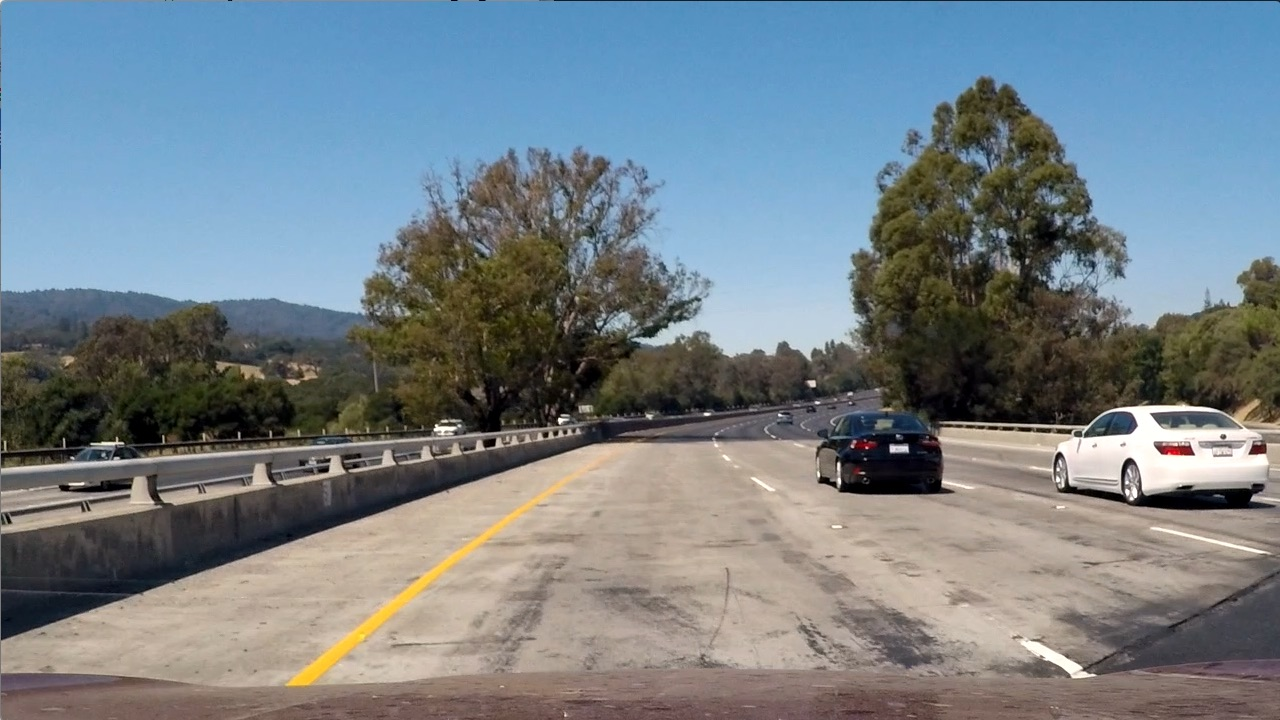
#> input picture sdcnd/CarND-Advanced-Lane-Lines/test_images/test1.jpg, 1280 x 720 px
$ python detect_lane.py   (older library calls are emulated)
#> lines starting #> are read from the running program, lines starting #| are printed output that depends on the picture
#> further down, image is the input picture: shape (720, 1280, 3); mean R, G, B 117.5, 128.7, 135.5
### sdcnd/CarND-Advanced-Lane-Lines/pipeline.py
"""
Color and gradient pipeline for lane detection
"""
import os
import pickle
import numpy as np
import cv2
import matplotlib.pyplot as plt
import matplotlib.image as mpimg
from sobel import gray_rgb, absolute_threshold, magnitude_threshold, direction_threshold

hard_test_images = ['test1.jpg', 'test4.jpg', 'test5.jpg', 'test6.jpg']

calibration_matrix = None
distortion_params = None

# [8 lines left out: function load_camera_calibration, not called in this run]

def threshold_string(threshold):
    """
    Build a string from the threshold values
    """
    size = len(threshold)
    if size == 2:
        return "{}_{}".format(threshold[0], threshold[1])
    if size == 3:
        return "{}_{}_{}".format(threshold[0], threshold[1], threshold[2])
    raise ValueError("Unexpected threshold list size {}".format(size))

def output_file_name(name, param_key, threshold, image_file_name):
    """
    Builds a new file name from the parameter key, the threshold values, and the
    image file name.
    """
    return 'output_images/' + name + '/' + param_key + '_' + threshold_string(threshold) + \
        '_' + image_file_name

# Edit this function to create your own pipeline.
def pipeline(img, name, test_params, img_file_name=None):
    """
    An image processing pipeline that acts on a dictionary of test parameters,
    saving an output image for each processing step in the pipeline to a file
    named after the parameters that was applied to the input image.
    """
#> called with name = 'param13', img_file_name = 'test1.jpg'
    output_dir = 'output_images/' + name
    if not os.path.isdir(output_dir):
        os.mkdir(output_dir)

    parameters = test_params.items()
    img_layers = dict()

    # Convert to HLS color space and separate the L and S channels
    hls = cv2.cvtColor(img, cv2.COLOR_RGB2HLS).astype(np.float)
    h_channel = hls[:, :, 0]
    l_channel = hls[:, :, 1]
    s_channel = hls[:, :, 2]

    hsv = cv2.cvtColor(img, cv2.COLOR_RGB2HSV).astype(np.float)
    h1_channel = hsv[:, :, 0]
    s1_channel = hsv[:, :, 1]
    v1_channel = hsv[:, :, 2]
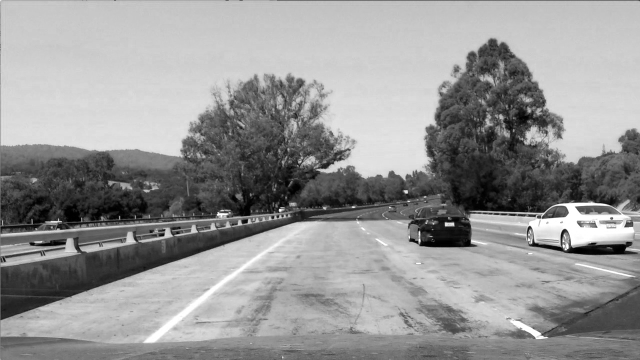
#> v1_channel: shape (720, 1280) float64 (shown at 1/2 size); min 0, max 255, mean 149.5

    binary = None
    single = None
    stack = None
    combine = None

    for key, value in parameters:
        layer = None
        if key == 'sobel_abs_x_l':
            layer = absolute_threshold(l_channel, orient='x', kernel=value[2], thresh=value)

        if key == 'sobel_abs_y_l':
            layer = absolute_threshold(l_channel, orient='y', kernel=value[2], thresh=value)

        if key == 'sobel_mag_b_l':
            layer = magnitude_threshold(l_channel, orient='b', kernel=value[2], thresh=value)

        if key == 'sobel_mag_x_l':
            layer = magnitude_threshold(l_channel, orient='x', kernel=value[2], thresh=value)

        if key == 'sobel_mag_y_l':
            layer = magnitude_threshold(l_channel, orient='y', kernel=value[2], thresh=value)

        if key == 'sobel_dir_l':
            layer = direction_threshold(l_channel, kernel=value[2], thresh=value)

        if key == 'color_s':
            layer = np.zeros_like(s_channel)
            layer[(s_channel >= value[0]) & (s_channel <= value[1])] = 1

        if key == 'color_l':
            layer = np.zeros_like(l_channel)
            layer[(l_channel >= value[0]) & (l_channel <= value[1])] = 1

        if key == 'color_h':
            layer = np.zeros_like(h_channel)
            layer[(h_channel >= value[0]) & (h_channel <= value[1])] = 1

        if key == 'color_h1':
            layer = np.zeros_like(h1_channel)
            layer[(h1_channel >= value[0]) & (h1_channel <= value[1])] = 1

        if key == 'color_s1':
            layer = np.zeros_like(s1_channel)
            layer[(s1_channel >= value[0]) & (s1_channel <= value[1])] = 1

        if key == 'color_v1':
            layer = np.zeros_like(v1_channel)
            layer[(v1_channel >= value[0]) & (v1_channel <= value[1])] = 1

        if layer is not None:
            img_layers[key] = layer

        if key == 'single' and len(value) > 0:
            single = value

        if key == 'stack' and len(value) > 0:
            stack = value

        if key == 'combine' and len(value) > 0:
            combine = value

        # Save the file
        if img_file_name is not None and layer is not None:
            output_name = output_file_name(name, key, value, img_file_name)
            mpimg.imsave(output_name, layer, cmap="gray")
#> this loop made 2 passes
#> (key, value, single) on pass 2: ('single', 'sobel_mag_b_l', 'sobel_mag_b_l')
#> pass 1, in magnitude_threshold, `sobel_y = cv2.Sobel(img, cv2.CV_64F, 0, 1, ksize=kernel)`:
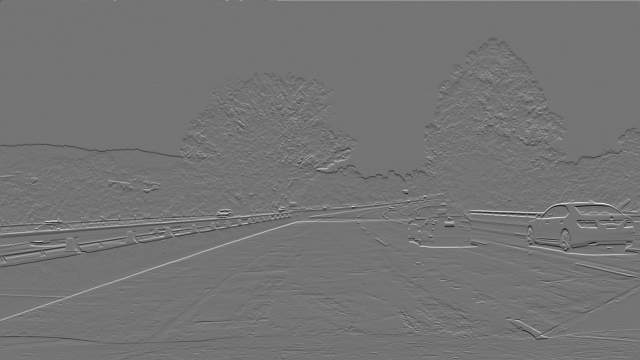
#> sobel_y: shape (720, 1280) float64 (shown at 1/2 size); min -795, max 943, mean -0.1; drawn with min black and max white
#> pass 1, in magnitude_threshold, `magnitude = np.sqrt(sobel_x**2 + sobel_y**2)`:
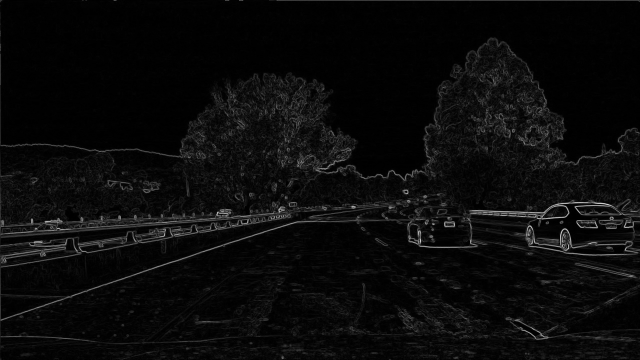
#> magnitude: shape (720, 1280) float64 (shown at 1/2 size); min 0, max 943, mean 41.2; drawn with min black and max white
#> after the loop, img_layers = 1 item

    if single is not None:
        binary = img_layers[single]
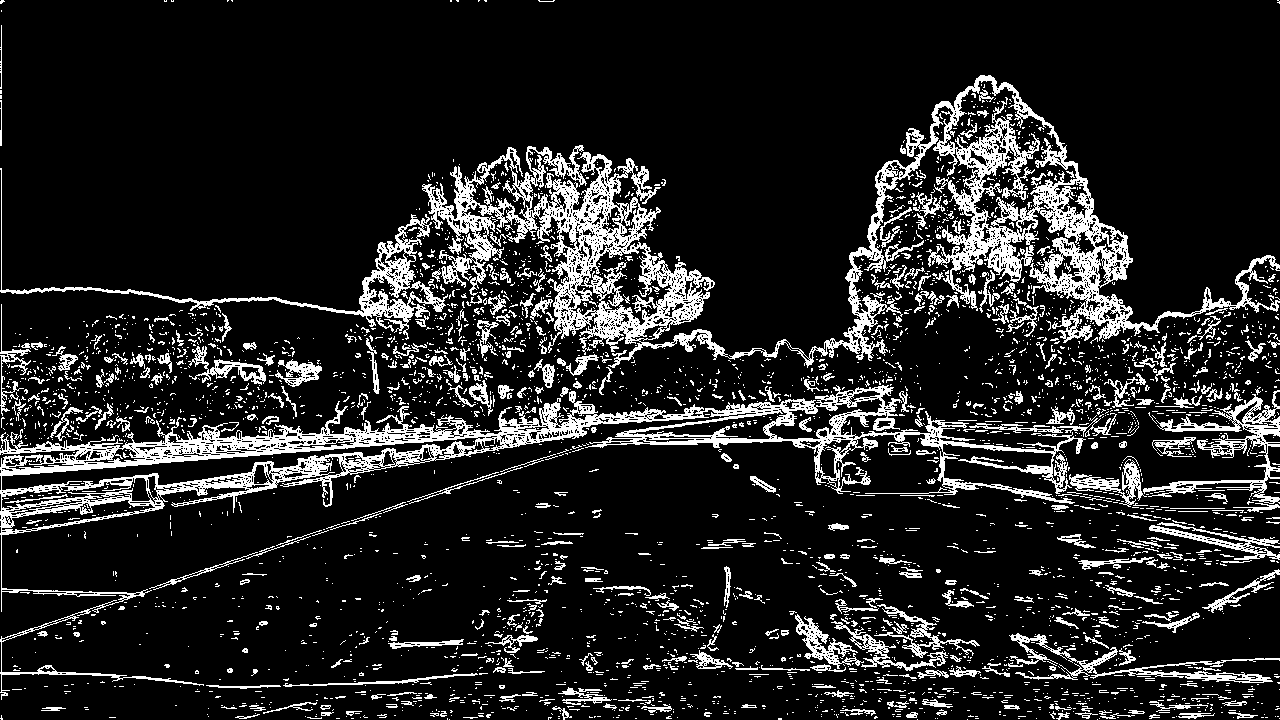
#> binary: shape (720, 1280); values 0 (black) and 1 (white), 14.1% white in thin lines or dots
        prefix = 'single'
        thresh_output = (0, 0)

    # Stack the layers specified
    if stack is not None:
        binary = np.dstack((np.zeros_like(img_layers[stack[0]]), img_layers[stack[0]], \
            img_layers[stack[1]]))
        prefix = 'stack'
        thresh_output = stack

    if combine is not None:
        binary = np.zeros_like(img_layers[combine[0][0]])
        binary[((img_layers[combine[0][0]] == 1) & (img_layers[combine[0][1]] == 1)) |\
            ((img_layers[combine[1][0]] == 1) & (img_layers[combine[1][1]] == 1))] = 1
        prefix = 'combine'
        thresh_output = (0, 0)

    if img_file_name is not None:
        output_name = output_file_name(name, prefix, thresh_output, img_file_name)
        mpimg.imsave(output_name, binary, cmap="gray")
    return binary
"""
for i, param in enumerate(test_parameters):
    for file_name in hard_test_images:
        image = mpimg.imread('test_images/' + file_name)
        result = pipeline(image, 'param{}'.format(i), param, file_name)
"""

test_parameters = [\
    {'color_s': (180, 255), 'sobel_abs_x_l': (50, 150, 5), 'stack': ['color_s', 'sobel_abs_x_l']},\
    {'color_s': (180, 255), 'sobel_mag_b_l': (40, 100, 9), 'stack': ['color_s', 'sobel_mag_b_l']},\
    {'color_s': (180, 255), 'sobel_mag_x_l': (40, 100, 9), 'stack': ['color_s', 'sobel_mag_x_l']},\
    {'color_s': (180, 255), 'sobel_dir_l': (0.7, 1.2, 15), 'stack': ['color_s', 'sobel_dir_l']},\
    {'sobel_abs_x_l': (20, 100, 3), 'sobel_abs_y_l': (20, 100, 3), 'sobel_mag_x_l': (40, 100, 9),\
        'sobel_dir_l': (0.7, 1.2, 15), 'combine': [['sobel_abs_x_l', 'sobel_abs_y_l'],\
        ['sobel_mag_x_l', 'sobel_dir_l']]},
    {'sobel_abs_x_l': (20, 100, 3), 'sobel_abs_y_l': (20, 100, 3), 'sobel_mag_x_l': (40, 100, 9),\
        'color_s': (170, 255), 'combine': [['sobel_abs_x_l', 'sobel_abs_y_l'],\
        ['color_s', 'color_s']]},
    {'color_s': (140,255), 'single': 'color_s'},
    {'color_l': (140,255), 'single': 'color_l'},
    {'color_h': (140,255), 'single': 'color_h'},
    {'sobel_mag_x_l': (20,100, 5), 'single': 'sobel_mag_x_l'},
    {'sobel_abs_x_l': (20,100, 9), 'single': 'sobel_abs_x_l'},
    {'sobel_mag_y_l': (30,100, 3), 'single': 'sobel_mag_y_l'},
    {'sobel_abs_y_l': (20,100, 3), 'single': 'sobel_abs_y_l'},
    {'sobel_mag_b_l': (20,100, 3), 'single': 'sobel_mag_b_l'},
    {'sobel_dir_l': (0.7, 1.2, 15), 'single': 'sobel_dir_l'},
    {'color_s': (180, 255), 'sobel_dir_l': (0.7, 1.2, 15), 'sobel_mag_x_l': (50, 150, 5),\
        'combine': [['color_s', 'sobel_dir_l'],['sobel_mag_x_l', 'sobel_mag_x_l']]}
    ]

i = 13
for file_name in hard_test_images:
    image = mpimg.imread('test_images/' + file_name)
    result = pipeline(image, 'param{}'.format(i), test_parameters[i], file_name)
#> pass 2 of the loop `for file_name in hard_test_images:`:
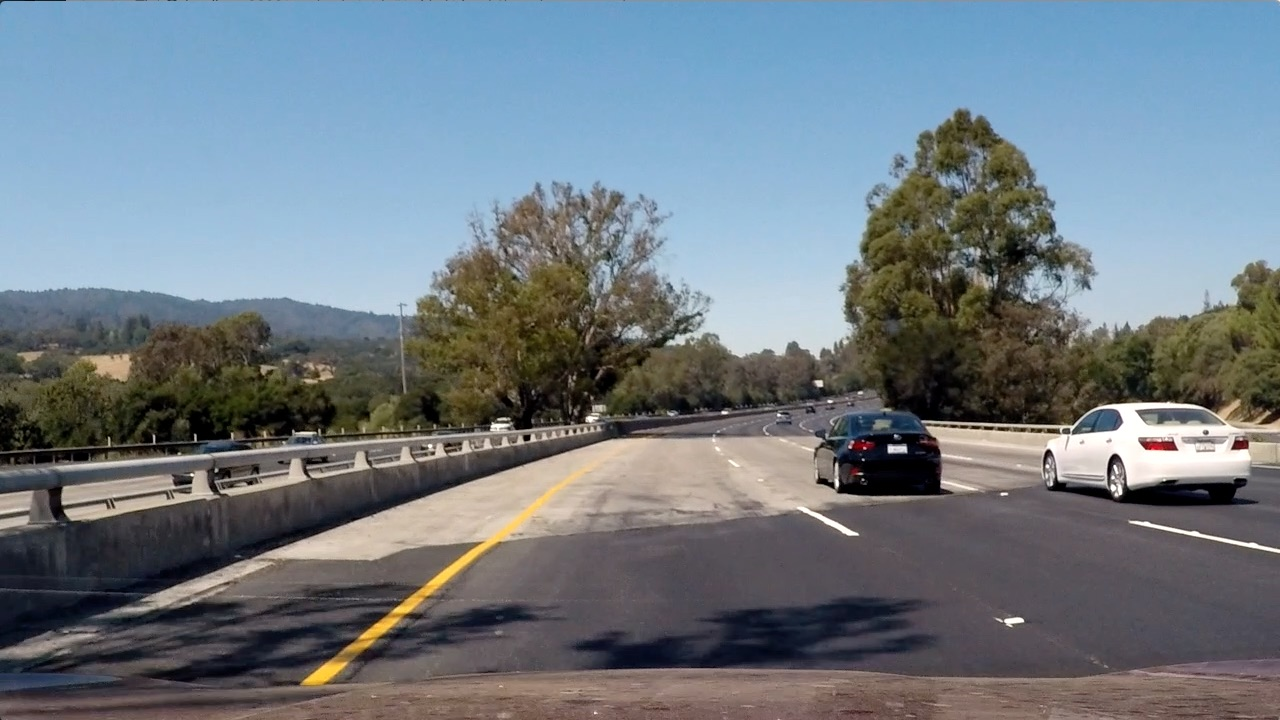
#> input picture sdcnd/CarND-Advanced-Lane-Lines/test_images/test4.jpg, 1280 x 720 px
#> image is the input picture: shape (720, 1280, 3); mean R, G, B 112.2, 122.7, 130.9
#> in pipeline (call 2), `v1_channel = hsv[:, :, 2]`:
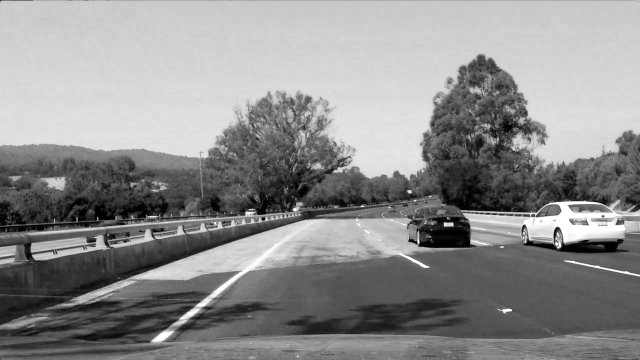
#> v1_channel: shape (720, 1280) float64 (shown at 1/2 size); min 0, max 255, mean 140.7
#> the loop in pipeline (call 2), `for key, value in parameters:` made 2 passes
#> in pipeline (call 2), `binary = img_layers[single]`:
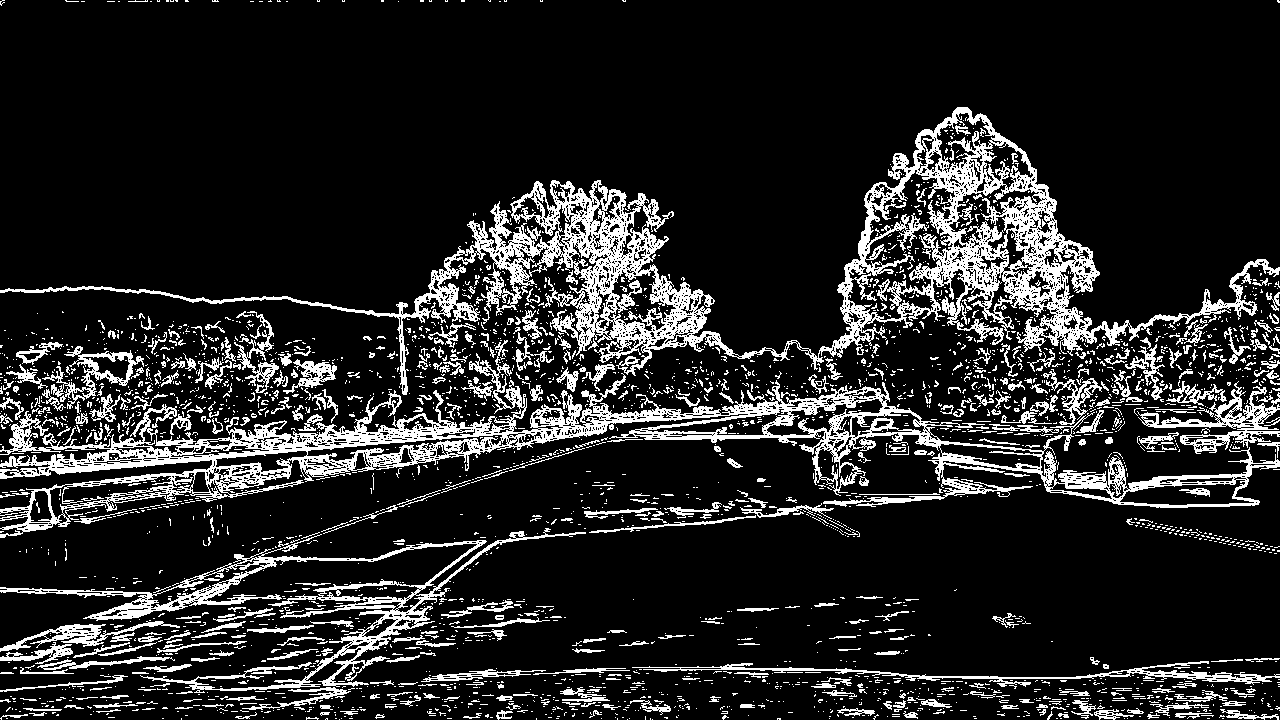
#> binary: shape (720, 1280); values 0 (black) and 1 (white), 15% white in thin lines or dots

# Plot the result
"""
f, (ax1, ax2) = plt.subplots(1, 2, figsize=(24, 9))
f.tight_layout()

ax1.imshow(image)
ax1.set_title('Original Image', fontsize=40)

ax2.imshow(result)
ax2.set_title('Pipeline Result', fontsize=40)
plt.subplots_adjust(left=0., right=1, top=0.9, bottom=0.)
"""
# mpimg.imsave("result.png", result)

# def filter_combine()

### sdcnd/CarND-Advanced-Lane-Lines/sobel.py
"""
Various uses of the Sobel operator for edge gradient thresholding.
"""
import numpy as np
import cv2

# [31 lines left out: functions gray_rgb, absolute_threshold, not called in this run]

def magnitude_threshold(img, orient='x', kernel=3, thresh=(0, 255)):
    """
    Define a function that applies Sobel x and y, then computes the magnitude of the gradient
    and applies a threshold
    """
    # Apply the following steps to img
    # 2) Take the derivative in x or y given orient = 'x' or 'y'
    sobel_x = cv2.Sobel(img, cv2.CV_64F, 1, 0, ksize=kernel)
    sobel_y = cv2.Sobel(img, cv2.CV_64F, 0, 1, ksize=kernel)
    # 3) Calculate the magnitude
    if orient == 'x':
        magnitude = np.sqrt(sobel_x**2)
    elif orient == 'y':
        magnitude = np.sqrt(sobel_y**2)
    elif orient == 'b':
        magnitude = np.sqrt(sobel_x**2 + sobel_y**2)
    else:
        raise ValueError("orient must be in ['x', 'y', 'b']")

    # 4) Scale to 8-bit (0 - 255) and convert to type = np.uint8
    scale_factor = np.max(magnitude) / 255
    magnitude = (magnitude/scale_factor).astype(np.uint8)
    # 5) Create a binary mask where mag thresholds are met, zeros otherwise
    binary_output = np.zeros_like(magnitude)
    binary_output[(magnitude >= thresh[0]) & (magnitude <= thresh[1])] = 1
    # 6) Return this mask as your binary_output image
    return binary_output

# [20 lines left out: function direction_threshold, not called in this run]

### sdcnd/CarND-Advanced-Lane-Lines/detect_lane.py
"""
Contains code to detect lane lines.
"""

import pickle
from math import ceil, floor
import numpy as np
import cv2
import glob
import matplotlib.image as mpimg
from pipeline import pipeline

CAMERA_CALIBRATION_PICKLE = pickle.load(open("camera_cal_pickle.p", "rb"))
#> (reads sdcnd/CarND-Advanced-Lane-Lines/camera_cal_pickle.p from the repository)
#> CAMERA_CALIBRATION_PICKLE = {'mtx': [[1154, 0, 669.7], [0, 1148, 385.7], [0, 0, 1]], 'dist': [[-0.241, -0.0531, -0.00116, -0.000128, 0.0267]]}
CALIBRATION_MATRIX = CAMERA_CALIBRATION_PICKLE["mtx"]
#> CALIBRATION_MATRIX = [[1154, 0, 669.7], [0, 1148, 385.7], [0, 0, 1]]
DISTORTION_PARAMS = CAMERA_CALIBRATION_PICKLE["dist"]
#> DISTORTION_PARAMS = [[-0.241, -0.0531, -0.00116, -0.000128, 0.0267]]

# [5 lines left out: function undistort, not called in this run]

LANE_PARAMETERS = [ \
    {'color_s': (180, 255), 'sobel_abs_x_l': (25, 100, 9), 'sobel_abs_y_l': (25, 100, 5), \
       'combine': [['color_s', 'color_s'], ['sobel_abs_x_l', 'sobel_abs_x_l']]},
    {'color_s': (180, 255), 'single': 'color_s'}, \
    {'color_h': (0, 100), 'single': 'color_h'}, \
    {'color_l': (50, 150), 'single': 'color_l'}, \
    {'sobel_abs_x_l': (25, 100, 9), 'single': 'sobel_abs_x_l'}, \
    {'sobel_abs_y_l': (25, 100, 9), 'single': 'sobel_abs_y_l'}, \
    {'sobel_mag_b_l': (50, 100, 9), 'single': 'sobel_mag_b_l'}, \
    {'sobel_dir_l': (0.7, 1.2, 15), 'single': 'sobel_dir_l'}, \
    {'color_s': (180, 255), 'sobel_abs_x_l': (25, 100, 9), 'sobel_dir_l': (0.8, 1.2, 15), \
       'combine': [['color_s', 'color_s'], ['sobel_abs_x_l', 'sobel_dir_l']]}]

# Coordinates from forward view and topdown view for making perspective transform
FORWARD_COORDS = np.float32([[590, 450], [700, 450], [1206, 670], [278, 670]])
TOPDOWN_COORDS = np.float32([[200, 0], [1080, 0], [1080, 670], [200, 670]])

# Get perspective tranform
M = cv2.getPerspectiveTransform(FORWARD_COORDS, TOPDOWN_COORDS)
M_INV = cv2.getPerspectiveTransform(TOPDOWN_COORDS, FORWARD_COORDS)

# [104 lines left out: functions make_topdown_binary, create_lane_histogram_data, get_lane_pixels, not called in this run]


# Convert to real world coordinates
YM_PER_PIX = 30/720 # meters per pixel in y dimension
XM_PER_PIX = 3.7/700 # meteres per pixel in x dimension

# [104 lines left out: functions convert_pixel_to_world, fit_lane_line, curve_radius, draw_lane_line, clean_lane_points, draw_lane_polygon and 2 more, not called in this run]

def draw_center_distance_text(image, distance, text_color):
    distance_text = "Distance From Center:   {:.2f} m".format(distance)
    draw_text(image, distance_text, (700, 130), text_color)

# [14 lines left out: function distance_from_center, not called in this run]

# Draw parameters
TEXT_COLOR = (255, 255, 128)
LANE_COLOR = (0, 255, 0)
LINE_COLOR = (255, 0, 0)
BOX_COLOR = (255, 128, 255)
THICKNESS = 50

# [85 lines left out: functions find_and_draw_lanes, draw_lane_boxes, draw_lane_stats, draw_lane_image, not called in this run]

# The index into the LANE_PARAMETERS of the thresholding method to use.
PIPELINE_INDEX = 0

# Hack here to disregard noise from other cars at edge of the image at cost of reduced FOV.
SIDE_MARGIN = 100

# Will call our sliding window 'box' for short in variable names.
BOX_HALF_WIDTH = 50
BOX_HEIGHT = 60

if False:
    NAME = "test2.jpg"
    UNDIST = undistort(mpimg.imread('test_images/' + NAME))
    OUTPUT, _ = find_and_draw_lanes(UNDIST, PIPELINE_INDEX, BOX_HALF_WIDTH, BOX_HEIGHT, \
        SIDE_MARGIN)
    mpimg.imsave('output_images/' + NAME.replace(NAME, 'output_' + NAME), OUTPUT)
